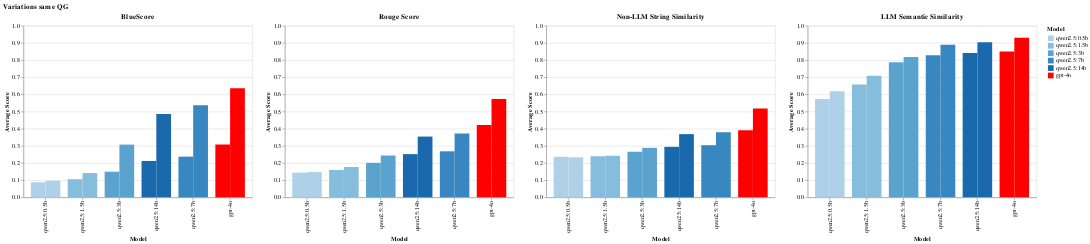
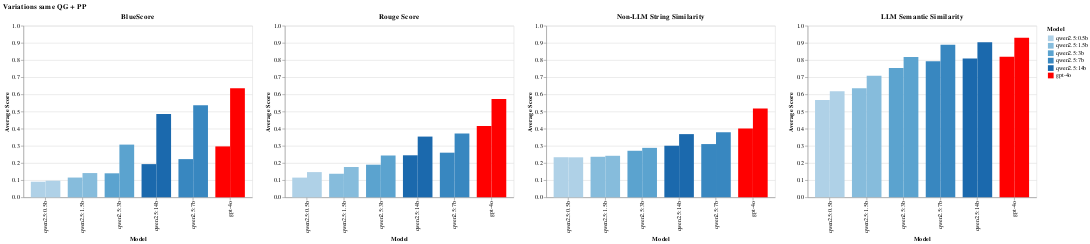
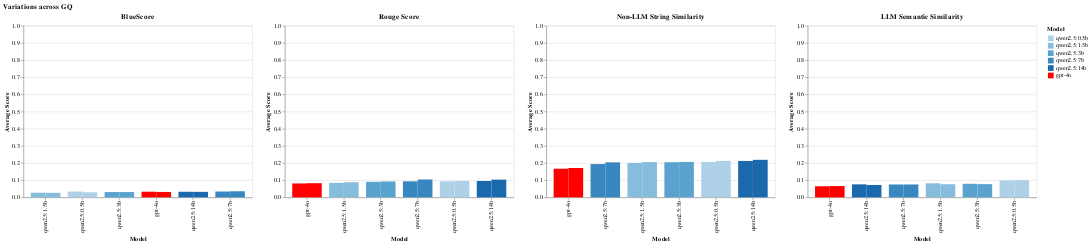
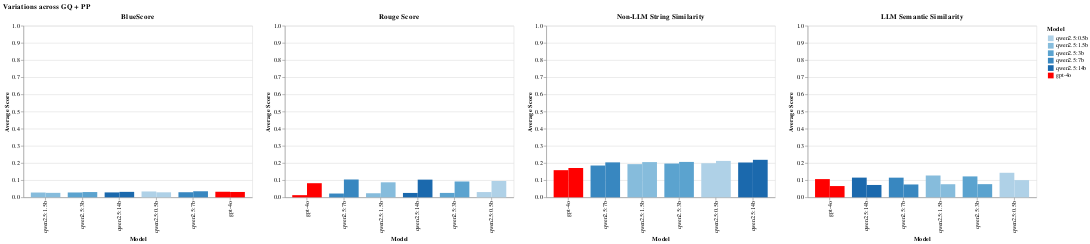

Notebook source saved alongside these figures, in order:
### Code cell
temp_list = [(False, False), (False, True), (True, False), (True, True)]
metric_order = ['BlueScore', 'Rouge Score', 'Non-LLM String Similarity', 'LLM Semantic Similarity']
all_average_scores = []
# Define color
# TODO: would be nice if this is automatic
color_scale = alt.Scale(
    domain=["qwen2.5:0.5b", "qwen2.5:1.5b", "qwen2.5:3b", "qwen2.5:7b", "qwen2.5:14b", "gpt-4o"],
    range=['#afd1e7', '#86bcdc', '#5ba3cf', '#3887c0', '#1b69ad', 'red']
)
color_condition = alt.Color('model:N', title='Model', scale=color_scale)

for transpose, pre_processing in temp_list:
    transposed_path = 'transpose_' if transpose else ''
    preprocessed_path = 'preprocessed_' if pre_processing else ''
    dup_path = f'../data/results/similarity_text-embedding-3-large_{transposed_path}{preprocessed_path}duplicates.json'
    var_path = f'../data/results/similarity_text-embedding-3-large_{transposed_path}{preprocessed_path}variants.json'

    with open(var_path, 'r', encoding='utf-8') as file:
        var_data = json.load(file)
    with open(dup_path, 'r', encoding='utf-8') as file:
        dup_data = json.load(file)
    var_df = pd.DataFrame(var_data)
    dup_df = pd.DataFrame(dup_data)

    # Add a column to identify the dataset
    var_df['dataset'] = 'Variants'
    dup_df['dataset'] = 'Duplicates'

    df = pd.concat([var_df, dup_df], ignore_index=True)

    # Title
    q_group = 'across GQ ' if transpose else 'same QG '
    pre_proc = '+ PP' if pre_processing else ''
    title = 'Variations ' + q_group + pre_proc

    # Chart
    chart = bar_chart(df, metric_order=metric_order, name=title, color_condition=color_condition, scale='shared')
    chart.display()

    # Calculate the average score for each model
    # average_scores = df.groupby('model')['avg_score'].mean().reset_index()
    # average_scores['experiment'] = title

    average_scores = df.groupby(['dataset', 'model'])['avg_score'].mean().reset_index()
    average_scores['experiment'] = title

    # all_average_scores.append(average_scores)
    all_average_scores.append(average_scores)

final_average_scores = pd.concat(all_average_scores, ignore_index=True)

### Figure 1 — Vega-Lite specification as saved in the notebook (floating-point values rounded to 4 significant figures)
{"config": {"view": {"continuousWidth": 300, "continuousHeight": 300}}, "hconcat": [{"data": {"name": "data-5d9417f7d46d95bad2b25ad1e07908a3"}, "mark": {"type": "bar"}, "encoding": {"color": {"field": "model", "scale": {"domain": ["qwen2.5:0.5b", "qwen2.5:1.5b", "qwen2.5:3b", "qwen2.5:7b", "qwen2.5:14b", "gpt-4o"], "range": ["#afd1e7", "#86bcdc", "#5ba3cf", "#3887c0", "#1b69ad", "red"]}, "title": "Model", "type": "nominal"}, "tooltip": [{"field": "model", "type": "nominal"}, {"field": "avg_score", "type": "quantitative"}], "x": {"field": "model", "sort": ["qwen2.5:0.5b", "qwen2.5:0.5b", "qwen2.5:1.5b", "qwen2.5:1.5b", "qwen2.5:3b", "qwen2.5:14b", "qwen2.5:7b", "qwen2.5:3b", "gpt-4o", "qwen2.5:14b", "qwen2.5:7b", "gpt-4o"], "title": "Model", "type": "nominal"}, "xOffset": {"field": "dataset", "type": "nominal"}, "y": {"field": "avg_score", "scale": {"domain": [0, 1]}, "title": "Average Score", "type": "quantitative"}}, "height": 300, "title": "BlueScore", "width": 400}, {"data": {"name": "data-33aa00d342cba15dba14f8c9e1c4ae63"}, "mark": {"type": "bar"}, "encoding": {"color": {"field": "model", "scale": {"domain": ["qwen2.5:0.5b", "qwen2.5:1.5b", "qwen2.5:3b", "qwen2.5:7b", "qwen2.5:14b", "gpt-4o"], "range": ["#afd1e7", "#86bcdc", "#5ba3cf", "#3887c0", "#1b69ad", "red"]}, "title": "Model", "type": "nominal"}, "tooltip": [{"field": "model", "type": "nominal"}, {"field": "avg_score", "type": "quantitative"}], "x": {"field": "model", "sort": ["qwen2.5:0.5b", "qwen2.5:0.5b", "qwen2.5:1.5b", "qwen2.5:1.5b", "qwen2.5:3b", "qwen2.5:3b", "qwen2.5:14b", "qwen2.5:7b", "qwen2.5:14b", "qwen2.5:7b", "gpt-4o", "gpt-4o"], "title": "Model", "type": "nominal"}, "xOffset": {"field": "dataset", "type": "nominal"}, "y": {"field": "avg_score", "scale": {"domain": [0, 1]}, "title": "Average Score", "type": "quantitative"}}, "height": 300, "title": "Rouge Score", "width": 400}, {"data": {"name": "data-f686fe99917669385f79875b0de75577"}, "mark": {"type": "bar"}, "encoding": {"color": {"field": "model", "scale": {"domain": ["qwen2.5:0.5b", "qwen2.5:1.5b", "qwen2.5:3b", "qwen2.5:7b", "qwen2.5:14b", "gpt-4o"], "range": ["#afd1e7", "#86bcdc", "#5ba3cf", "#3887c0", "#1b69ad", "red"]}, "title": "Model", "type": "nominal"}, "tooltip": [{"field": "model", "type": "nominal"}, {"field": "avg_score", "type": "quantitative"}], "x": {"field": "model", "sort": ["qwen2.5:0.5b", "qwen2.5:0.5b", "qwen2.5:1.5b", "qwen2.5:1.5b", "qwen2.5:3b", "qwen2.5:3b", "qwen2.5:14b", "qwen2.5:7b", "qwen2.5:14b", "qwen2.5:7b", "gpt-4o", "gpt-4o"], "title": "Model", "type": "nominal"}, "xOffset": {"field": "dataset", "type": "nominal"}, "y": {"field": "avg_score", "scale": {"domain": [0, 1]}, "title": "Average Score", "type": "quantitative"}}, "height": 300, "title": "Non-LLM String Similarity", "width": 400}, {"data": {"name": "data-0766724f53fa9ffbadaf4ef74dbc44d2"}, "mark": {"type": "bar"}, "encoding": {"color": {"field": "model", "scale": {"domain": ["qwen2.5:0.5b", "qwen2.5:1.5b", "qwen2.5:3b", "qwen2.5:7b", "qwen2.5:14b", "gpt-4o"], "range": ["#afd1e7", "#86bcdc", "#5ba3cf", "#3887c0", "#1b69ad", "red"]}, "title": "Model", "type": "nominal"}, "tooltip": [{"field": "model", "type": "nominal"}, {"field": "avg_score", "type": "quantitative"}], "x": {"field": "model", "sort": ["qwen2.5:0.5b", "qwen2.5:0.5b", "qwen2.5:1.5b", "qwen2.5:1.5b", "qwen2.5:3b", "qwen2.5:3b", "qwen2.5:7b", "qwen2.5:14b", "gpt-4o", "qwen2.5:7b", "qwen2.5:14b", "gpt-4o"], "title": "Model", "type": "nominal"}, "xOffset": {"field": "dataset", "type": "nominal"}, "y": {"field": "avg_score", "scale": {"domain": [0, 1]}, "title": "Average Score", "type": "quantitative"}}, "height": 300, "title": "LLM Semantic Similarity", "width": 400}], "resolve": {"scale": {"y": "shared"}}, "title": "Variations same QG ", "$schema": "https://vega.github.io/schema/vega-lite/v5.20.1.json", "datasets": {"data-5d9417f7d46d95bad2b25ad1e07908a3": [{"model": "qwen2.5:0.5b", "avg_score": 0.08778, "metric": "BlueScore", "dataset": "Variants"}, {"model": "qwen2.5:1.5b", "avg_score": 0.1057, "metric": "BlueScore", "dataset": "Variants"}, {"model": "qwen2.5:3b", "avg_score": 0.1493, "metric": "BlueScore", "dataset": "Variants"}, {"model": "qwen2.5:7b", "avg_score": 0.2372, "metric": "BlueScore", "dataset": "Variants"}, {"model": "qwen2.5:14b", "avg_score": 0.212, "metric": "BlueScore", "dataset": "Variants"}, {"model": "gpt-4o", "avg_score": 0.3079, "metric": "BlueScore", "dataset": "Variants"}, {"model": "qwen2.5:0.5b", "avg_score": 0.09691, "metric": "BlueScore", "dataset": "Duplicates"}, {"model": "qwen2.5:1.5b", "avg_score": 0.1414, "metric": "BlueScore", "dataset": "Duplicates"}, {"model": "qwen2.5:3b", "avg_score": 0.3073, "metric": "BlueScore", "dataset": "Duplicates"}, {"model": "qwen2.5:7b", "avg_score": 0.5361, "metric": "BlueScore", "dataset": "Duplicates"}, {"model": "qwen2.5:14b", "avg_score": 0.4855, "metric": "BlueScore", "dataset": "Duplicates"}, {"model": "gpt-4o", "avg_score": 0.6359, "metric": "BlueScore", "dataset": "Duplicates"}], "data-33aa00d342cba15dba14f8c9e1c4ae63": [{"model": "qwen2.5:0.5b", "avg_score": 0.144, "metric": "Rouge Score", "dataset": "Variants"}, {"model": "qwen2.5:1.5b", "avg_score": 0.1599, "metric": "Rouge Score", "dataset": "Variants"}, {"model": "qwen2.5:3b", "avg_score": 0.2011, "metric": "Rouge Score", "dataset": "Variants"}, {"model": "qwen2.5:7b", "avg_score": 0.2683, "metric": "Rouge Score", "dataset": "Variants"}, {"model": "qwen2.5:14b", "avg_score": 0.2519, "metric": "Rouge Score", "dataset": "Variants"}, {"model": "gpt-4o", "avg_score": 0.4214, "metric": "Rouge Score", "dataset": "Variants"}, {"model": "qwen2.5:0.5b", "avg_score": 0.1471, "metric": "Rouge Score", "dataset": "Duplicates"}, {"model": "qwen2.5:1.5b", "avg_score": 0.1768, "metric": "Rouge Score", "dataset": "Duplicates"}, {"model": "qwen2.5:3b", "avg_score": 0.2438, "metric": "Rouge Score", "dataset": "Duplicates"}, {"model": "qwen2.5:7b", "avg_score": 0.3726, "metric": "Rouge Score", "dataset": "Duplicates"}, {"model": "qwen2.5:14b", "avg_score": 0.3541, "metric": "Rouge Score", "dataset": "Duplicates"}, {"model": "gpt-4o", "avg_score": 0.5733, "metric": "Rouge Score", "dataset": "Duplicates"}], "data-f686fe99917669385f79875b0de75577": [{"model": "qwen2.5:0.5b", "avg_score": 0.2365, "metric": "Non-LLM String Similarity", "dataset": "Variants"}, {"model": "qwen2.5:1.5b", "avg_score": 0.2395, "metric": "Non-LLM String Similarity", "dataset": "Variants"}, {"model": "qwen2.5:3b", "avg_score": 0.2658, "metric": "Non-LLM String Similarity", "dataset": "Variants"}, {"model": "qwen2.5:7b", "avg_score": 0.3038, "metric": "Non-LLM String Similarity", "dataset": "Variants"}, {"model": "qwen2.5:14b", "avg_score": 0.2942, "metric": "Non-LLM String Similarity", "dataset": "Variants"}, {"model": "gpt-4o", "avg_score": 0.3916, "metric": "Non-LLM String Similarity", "dataset": "Variants"}, {"model": "qwen2.5:0.5b", "avg_score": 0.2332, "metric": "Non-LLM String Similarity", "dataset": "Duplicates"}, {"model": "qwen2.5:1.5b", "avg_score": 0.2422, "metric": "Non-LLM String Similarity", "dataset": "Duplicates"}, {"model": "qwen2.5:3b", "avg_score": 0.2883, "metric": "Non-LLM String Similarity", "dataset": "Duplicates"}, {"model": "qwen2.5:7b", "avg_score": 0.3792, "metric": "Non-LLM String Similarity", "dataset": "Duplicates"}, {"model": "qwen2.5:14b", "avg_score": 0.3684, "metric": "Non-LLM String Similarity", "dataset": "Duplicates"}, {"model": "gpt-4o", "avg_score": 0.5178, "metric": "Non-LLM String Similarity", "dataset": "Duplicates"}], "data-0766724f53fa9ffbadaf4ef74dbc44d2": [{"model": "qwen2.5:0.5b", "avg_score": 0.573, "metric": "LLM Semantic Similarity", "dataset": "Variants"}, {"model": "qwen2.5:1.5b", "avg_score": 0.6576, "metric": "LLM Semantic Similarity", "dataset": "Variants"}, {"model": "qwen2.5:3b", "avg_score": 0.7874, "metric": "LLM Semantic Similarity", "dataset": "Variants"}, {"model": "qwen2.5:7b", "avg_score": 0.8282, "metric": "LLM Semantic Similarity", "dataset": "Variants"}, {"model": "qwen2.5:14b", "avg_score": 0.8409, "metric": "LLM Semantic Similarity", "dataset": "Variants"}, {"model": "gpt-4o", "avg_score": 0.8503, "metric": "LLM Semantic Similarity", "dataset": "Variants"}, {"model": "qwen2.5:0.5b", "avg_score": 0.6187, "metric": "LLM Semantic Similarity", "dataset": "Duplicates"}, {"model": "qwen2.5:1.5b", "avg_score": 0.7083, "metric": "LLM Semantic Similarity", "dataset": "Duplicates"}, {"model": "qwen2.5:3b", "avg_score": 0.818, "metric": "LLM Semantic Similarity", "dataset": "Duplicates"}, {"model": "qwen2.5:7b", "avg_score": 0.8894, "metric": "LLM Semantic Similarity", "dataset": "Duplicates"}, {"model": "qwen2.5:14b", "avg_score": 0.9034, "metric": "LLM Semantic Similarity", "dataset": "Duplicates"}, {"model": "gpt-4o", "avg_score": 0.9298, "metric": "LLM Semantic Similarity", "dataset": "Duplicates"}]}}

### Figure 2 — Vega-Lite specification as saved in the notebook (floating-point values rounded to 4 significant figures)
{"config": {"view": {"continuousWidth": 300, "continuousHeight": 300}}, "hconcat": [{"data": {"name": "data-9597e16c19b087be63778adb6dc98a93"}, "mark": {"type": "bar"}, "encoding": {"color": {"field": "model", "scale": {"domain": ["qwen2.5:0.5b", "qwen2.5:1.5b", "qwen2.5:3b", "qwen2.5:7b", "qwen2.5:14b", "gpt-4o"], "range": ["#afd1e7", "#86bcdc", "#5ba3cf", "#3887c0", "#1b69ad", "red"]}, "title": "Model", "type": "nominal"}, "tooltip": [{"field": "model", "type": "nominal"}, {"field": "avg_score", "type": "quantitative"}], "x": {"field": "model", "sort": ["qwen2.5:0.5b", "qwen2.5:0.5b", "qwen2.5:1.5b", "qwen2.5:3b", "qwen2.5:1.5b", "qwen2.5:14b", "qwen2.5:7b", "gpt-4o", "qwen2.5:3b", "qwen2.5:14b", "qwen2.5:7b", "gpt-4o"], "title": "Model", "type": "nominal"}, "xOffset": {"field": "dataset", "type": "nominal"}, "y": {"field": "avg_score", "scale": {"domain": [0, 1]}, "title": "Average Score", "type": "quantitative"}}, "height": 300, "title": "BlueScore", "width": 400}, {"data": {"name": "data-522e1a456b8f3e0d1c32c73ef37c572a"}, "mark": {"type": "bar"}, "encoding": {"color": {"field": "model", "scale": {"domain": ["qwen2.5:0.5b", "qwen2.5:1.5b", "qwen2.5:3b", "qwen2.5:7b", "qwen2.5:14b", "gpt-4o"], "range": ["#afd1e7", "#86bcdc", "#5ba3cf", "#3887c0", "#1b69ad", "red"]}, "title": "Model", "type": "nominal"}, "tooltip": [{"field": "model", "type": "nominal"}, {"field": "avg_score", "type": "quantitative"}], "x": {"field": "model", "sort": ["qwen2.5:0.5b", "qwen2.5:1.5b", "qwen2.5:0.5b", "qwen2.5:1.5b", "qwen2.5:3b", "qwen2.5:3b", "qwen2.5:14b", "qwen2.5:7b", "qwen2.5:14b", "qwen2.5:7b", "gpt-4o", "gpt-4o"], "title": "Model", "type": "nominal"}, "xOffset": {"field": "dataset", "type": "nominal"}, "y": {"field": "avg_score", "scale": {"domain": [0, 1]}, "title": "Average Score", "type": "quantitative"}}, "height": 300, "title": "Rouge Score", "width": 400}, {"data": {"name": "data-da71efc943aa98a6252b80217196043a"}, "mark": {"type": "bar"}, "encoding": {"color": {"field": "model", "scale": {"domain": ["qwen2.5:0.5b", "qwen2.5:1.5b", "qwen2.5:3b", "qwen2.5:7b", "qwen2.5:14b", "gpt-4o"], "range": ["#afd1e7", "#86bcdc", "#5ba3cf", "#3887c0", "#1b69ad", "red"]}, "title": "Model", "type": "nominal"}, "tooltip": [{"field": "model", "type": "nominal"}, {"field": "avg_score", "type": "quantitative"}], "x": {"field": "model", "sort": ["qwen2.5:0.5b", "qwen2.5:0.5b", "qwen2.5:1.5b", "qwen2.5:1.5b", "qwen2.5:3b", "qwen2.5:3b", "qwen2.5:14b", "qwen2.5:7b", "qwen2.5:14b", "qwen2.5:7b", "gpt-4o", "gpt-4o"], "title": "Model", "type": "nominal"}, "xOffset": {"field": "dataset", "type": "nominal"}, "y": {"field": "avg_score", "scale": {"domain": [0, 1]}, "title": "Average Score", "type": "quantitative"}}, "height": 300, "title": "Non-LLM String Similarity", "width": 400}, {"data": {"name": "data-962d5311082d9dda8f17bbef8efcf4d5"}, "mark": {"type": "bar"}, "encoding": {"color": {"field": "model", "scale": {"domain": ["qwen2.5:0.5b", "qwen2.5:1.5b", "qwen2.5:3b", "qwen2.5:7b", "qwen2.5:14b", "gpt-4o"], "range": ["#afd1e7", "#86bcdc", "#5ba3cf", "#3887c0", "#1b69ad", "red"]}, "title": "Model", "type": "nominal"}, "tooltip": [{"field": "model", "type": "nominal"}, {"field": "avg_score", "type": "quantitative"}], "x": {"field": "model", "sort": ["qwen2.5:0.5b", "qwen2.5:0.5b", "qwen2.5:1.5b", "qwen2.5:1.5b", "qwen2.5:3b", "qwen2.5:7b", "qwen2.5:14b", "qwen2.5:3b", "gpt-4o", "qwen2.5:7b", "qwen2.5:14b", "gpt-4o"], "title": "Model", "type": "nominal"}, "xOffset": {"field": "dataset", "type": "nominal"}, "y": {"field": "avg_score", "scale": {"domain": [0, 1]}, "title": "Average Score", "type": "quantitative"}}, "height": 300, "title": "LLM Semantic Similarity", "width": 400}], "resolve": {"scale": {"y": "shared"}}, "title": "Variations same QG + PP", "$schema": "https://vega.github.io/schema/vega-lite/v5.20.1.json", "datasets": {"data-9597e16c19b087be63778adb6dc98a93": [{"model": "qwen2.5:0.5b", "avg_score": 0.091, "metric": "BlueScore", "dataset": "Variants"}, {"model": "qwen2.5:1.5b", "avg_score": 0.1153, "metric": "BlueScore", "dataset": "Variants"}, {"model": "qwen2.5:3b", "avg_score": 0.1401, "metric": "BlueScore", "dataset": "Variants"}, {"model": "qwen2.5:7b", "avg_score": 0.2227, "metric": "BlueScore", "dataset": "Variants"}, {"model": "qwen2.5:14b", "avg_score": 0.1936, "metric": "BlueScore", "dataset": "Variants"}, {"model": "gpt-4o", "avg_score": 0.2968, "metric": "BlueScore", "dataset": "Variants"}, {"model": "qwen2.5:0.5b", "avg_score": 0.09691, "metric": "BlueScore", "dataset": "Duplicates"}, {"model": "qwen2.5:1.5b", "avg_score": 0.1414, "metric": "BlueScore", "dataset": "Duplicates"}, {"model": "qwen2.5:3b", "avg_score": 0.3073, "metric": "BlueScore", "dataset": "Duplicates"}, {"model": "qwen2.5:7b", "avg_score": 0.5361, "metric": "BlueScore", "dataset": "Duplicates"}, {"model": "qwen2.5:14b", "avg_score": 0.4855, "metric": "BlueScore", "dataset": "Duplicates"}, {"model": "gpt-4o", "avg_score": 0.6359, "metric": "BlueScore", "dataset": "Duplicates"}], "data-522e1a456b8f3e0d1c32c73ef37c572a": [{"model": "qwen2.5:0.5b", "avg_score": 0.115, "metric": "Rouge Score", "dataset": "Variants"}, {"model": "qwen2.5:1.5b", "avg_score": 0.1374, "metric": "Rouge Score", "dataset": "Variants"}, {"model": "qwen2.5:3b", "avg_score": 0.1903, "metric": "Rouge Score", "dataset": "Variants"}, {"model": "qwen2.5:7b", "avg_score": 0.2603, "metric": "Rouge Score", "dataset": "Variants"}, {"model": "qwen2.5:14b", "avg_score": 0.245, "metric": "Rouge Score", "dataset": "Variants"}, {"model": "gpt-4o", "avg_score": 0.4163, "metric": "Rouge Score", "dataset": "Variants"}, {"model": "qwen2.5:0.5b", "avg_score": 0.1471, "metric": "Rouge Score", "dataset": "Duplicates"}, {"model": "qwen2.5:1.5b", "avg_score": 0.1768, "metric": "Rouge Score", "dataset": "Duplicates"}, {"model": "qwen2.5:3b", "avg_score": 0.2438, "metric": "Rouge Score", "dataset": "Duplicates"}, {"model": "qwen2.5:7b", "avg_score": 0.3726, "metric": "Rouge Score", "dataset": "Duplicates"}, {"model": "qwen2.5:14b", "avg_score": 0.3541, "metric": "Rouge Score", "dataset": "Duplicates"}, {"model": "gpt-4o", "avg_score": 0.5733, "metric": "Rouge Score", "dataset": "Duplicates"}], "data-da71efc943aa98a6252b80217196043a": [{"model": "qwen2.5:0.5b", "avg_score": 0.2338, "metric": "Non-LLM String Similarity", "dataset": "Variants"}, {"model": "qwen2.5:1.5b", "avg_score": 0.2364, "metric": "Non-LLM String Similarity", "dataset": "Variants"}, {"model": "qwen2.5:3b", "avg_score": 0.2714, "metric": "Non-LLM String Similarity", "dataset": "Variants"}, {"model": "qwen2.5:7b", "avg_score": 0.3105, "metric": "Non-LLM String Similarity", "dataset": "Variants"}, {"model": "qwen2.5:14b", "avg_score": 0.3008, "metric": "Non-LLM String Similarity", "dataset": "Variants"}, {"model": "gpt-4o", "avg_score": 0.4005, "metric": "Non-LLM String Similarity", "dataset": "Variants"}, {"model": "qwen2.5:0.5b", "avg_score": 0.2332, "metric": "Non-LLM String Similarity", "dataset": "Duplicates"}, {"model": "qwen2.5:1.5b", "avg_score": 0.2422, "metric": "Non-LLM String Similarity", "dataset": "Duplicates"}, {"model": "qwen2.5:3b", "avg_score": 0.2883, "metric": "Non-LLM String Similarity", "dataset": "Duplicates"}, {"model": "qwen2.5:7b", "avg_score": 0.3792, "metric": "Non-LLM String Similarity", "dataset": "Duplicates"}, {"model": "qwen2.5:14b", "avg_score": 0.3684, "metric": "Non-LLM String Similarity", "dataset": "Duplicates"}, {"model": "gpt-4o", "avg_score": 0.5178, "metric": "Non-LLM String Similarity", "dataset": "Duplicates"}], "data-962d5311082d9dda8f17bbef8efcf4d5": [{"model": "qwen2.5:0.5b", "avg_score": 0.5668, "metric": "LLM Semantic Similarity", "dataset": "Variants"}, {"model": "qwen2.5:1.5b", "avg_score": 0.6354, "metric": "LLM Semantic Similarity", "dataset": "Variants"}, {"model": "qwen2.5:3b", "avg_score": 0.7538, "metric": "LLM Semantic Similarity", "dataset": "Variants"}, {"model": "qwen2.5:7b", "avg_score": 0.7933, "metric": "LLM Semantic Similarity", "dataset": "Variants"}, {"model": "qwen2.5:14b", "avg_score": 0.8086, "metric": "LLM Semantic Similarity", "dataset": "Variants"}, {"model": "gpt-4o", "avg_score": 0.8199, "metric": "LLM Semantic Similarity", "dataset": "Variants"}, {"model": "qwen2.5:0.5b", "avg_score": 0.6187, "metric": "LLM Semantic Similarity", "dataset": "Duplicates"}, {"model": "qwen2.5:1.5b", "avg_score": 0.7083, "metric": "LLM Semantic Similarity", "dataset": "Duplicates"}, {"model": "qwen2.5:3b", "avg_score": 0.818, "metric": "LLM Semantic Similarity", "dataset": "Duplicates"}, {"model": "qwen2.5:7b", "avg_score": 0.8894, "metric": "LLM Semantic Similarity", "dataset": "Duplicates"}, {"model": "qwen2.5:14b", "avg_score": 0.9034, "metric": "LLM Semantic Similarity", "dataset": "Duplicates"}, {"model": "gpt-4o", "avg_score": 0.9298, "metric": "LLM Semantic Similarity", "dataset": "Duplicates"}]}}

### Figure 3 — Vega-Lite specification as saved in the notebook (floating-point values rounded to 4 significant figures)
{"config": {"view": {"continuousWidth": 300, "continuousHeight": 300}}, "hconcat": [{"data": {"name": "data-2853336960da03a6a0c659b615d57079"}, "mark": {"type": "bar"}, "encoding": {"color": {"field": "model", "scale": {"domain": ["qwen2.5:0.5b", "qwen2.5:1.5b", "qwen2.5:3b", "qwen2.5:7b", "qwen2.5:14b", "gpt-4o"], "range": ["#afd1e7", "#86bcdc", "#5ba3cf", "#3887c0", "#1b69ad", "red"]}, "title": "Model", "type": "nominal"}, "tooltip": [{"field": "model", "type": "nominal"}, {"field": "avg_score", "type": "quantitative"}], "x": {"field": "model", "sort": ["qwen2.5:1.5b", "qwen2.5:1.5b", "qwen2.5:0.5b", "qwen2.5:3b", "qwen2.5:3b", "gpt-4o", "qwen2.5:14b", "qwen2.5:14b", "gpt-4o", "qwen2.5:0.5b", "qwen2.5:7b", "qwen2.5:7b"], "title": "Model", "type": "nominal"}, "xOffset": {"field": "dataset", "type": "nominal"}, "y": {"field": "avg_score", "scale": {"domain": [0, 1]}, "title": "Average Score", "type": "quantitative"}}, "height": 300, "title": "BlueScore", "width": 400}, {"data": {"name": "data-c344a1c70c3b25d6e418b96fb6efa092"}, "mark": {"type": "bar"}, "encoding": {"color": {"field": "model", "scale": {"domain": ["qwen2.5:0.5b", "qwen2.5:1.5b", "qwen2.5:3b", "qwen2.5:7b", "qwen2.5:14b", "gpt-4o"], "range": ["#afd1e7", "#86bcdc", "#5ba3cf", "#3887c0", "#1b69ad", "red"]}, "title": "Model", "type": "nominal"}, "tooltip": [{"field": "model", "type": "nominal"}, {"field": "avg_score", "type": "quantitative"}], "x": {"field": "model", "sort": ["gpt-4o", "gpt-4o", "qwen2.5:1.5b", "qwen2.5:1.5b", "qwen2.5:3b", "qwen2.5:3b", "qwen2.5:7b", "qwen2.5:0.5b", "qwen2.5:0.5b", "qwen2.5:14b", "qwen2.5:14b", "qwen2.5:7b"], "title": "Model", "type": "nominal"}, "xOffset": {"field": "dataset", "type": "nominal"}, "y": {"field": "avg_score", "scale": {"domain": [0, 1]}, "title": "Average Score", "type": "quantitative"}}, "height": 300, "title": "Rouge Score", "width": 400}, {"data": {"name": "data-45de79cc3e9f8fa652ac3f672eb46148"}, "mark": {"type": "bar"}, "encoding": {"color": {"field": "model", "scale": {"domain": ["qwen2.5:0.5b", "qwen2.5:1.5b", "qwen2.5:3b", "qwen2.5:7b", "qwen2.5:14b", "gpt-4o"], "range": ["#afd1e7", "#86bcdc", "#5ba3cf", "#3887c0", "#1b69ad", "red"]}, "title": "Model", "type": "nominal"}, "tooltip": [{"field": "model", "type": "nominal"}, {"field": "avg_score", "type": "quantitative"}], "x": {"field": "model", "sort": ["gpt-4o", "gpt-4o", "qwen2.5:7b", "qwen2.5:1.5b", "qwen2.5:7b", "qwen2.5:3b", "qwen2.5:1.5b", "qwen2.5:0.5b", "qwen2.5:3b", "qwen2.5:14b", "qwen2.5:0.5b", "qwen2.5:14b"], "title": "Model", "type": "nominal"}, "xOffset": {"field": "dataset", "type": "nominal"}, "y": {"field": "avg_score", "scale": {"domain": [0, 1]}, "title": "Average Score", "type": "quantitative"}}, "height": 300, "title": "Non-LLM String Similarity", "width": 400}, {"data": {"name": "data-c81c9356926719962de8b1c8fe061e4e"}, "mark": {"type": "bar"}, "encoding": {"color": {"field": "model", "scale": {"domain": ["qwen2.5:0.5b", "qwen2.5:1.5b", "qwen2.5:3b", "qwen2.5:7b", "qwen2.5:14b", "gpt-4o"], "range": ["#afd1e7", "#86bcdc", "#5ba3cf", "#3887c0", "#1b69ad", "red"]}, "title": "Model", "type": "nominal"}, "tooltip": [{"field": "model", "type": "nominal"}, {"field": "avg_score", "type": "quantitative"}], "x": {"field": "model", "sort": ["gpt-4o", "gpt-4o", "qwen2.5:14b", "qwen2.5:7b", "qwen2.5:7b", "qwen2.5:14b", "qwen2.5:1.5b", "qwen2.5:3b", "qwen2.5:3b", "qwen2.5:1.5b", "qwen2.5:0.5b", "qwen2.5:0.5b"], "title": "Model", "type": "nominal"}, "xOffset": {"field": "dataset", "type": "nominal"}, "y": {"field": "avg_score", "scale": {"domain": [0, 1]}, "title": "Average Score", "type": "quantitative"}}, "height": 300, "title": "LLM Semantic Similarity", "width": 400}], "resolve": {"scale": {"y": "shared"}}, "title": "Variations across GQ ", "$schema": "https://vega.github.io/schema/vega-lite/v5.20.1.json", "datasets": {"data-2853336960da03a6a0c659b615d57079": [{"model": "qwen2.5:0.5b", "avg_score": 0.03377, "metric": "BlueScore", "dataset": "Variants"}, {"model": "qwen2.5:1.5b", "avg_score": 0.02692, "metric": "BlueScore", "dataset": "Variants"}, {"model": "qwen2.5:3b", "avg_score": 0.03071, "metric": "BlueScore", "dataset": "Variants"}, {"model": "qwen2.5:7b", "avg_score": 0.03385, "metric": "BlueScore", "dataset": "Variants"}, {"model": "qwen2.5:14b", "avg_score": 0.03248, "metric": "BlueScore", "dataset": "Variants"}, {"model": "gpt-4o", "avg_score": 0.03279, "metric": "BlueScore", "dataset": "Variants"}, {"model": "qwen2.5:0.5b", "avg_score": 0.02928, "metric": "BlueScore", "dataset": "Duplicates"}, {"model": "qwen2.5:1.5b", "avg_score": 0.0262, "metric": "BlueScore", "dataset": "Duplicates"}, {"model": "qwen2.5:3b", "avg_score": 0.03079, "metric": "BlueScore", "dataset": "Duplicates"}, {"model": "qwen2.5:7b", "avg_score": 0.03537, "metric": "BlueScore", "dataset": "Duplicates"}, {"model": "qwen2.5:14b", "avg_score": 0.0319, "metric": "BlueScore", "dataset": "Duplicates"}, {"model": "gpt-4o", "avg_score": 0.03136, "metric": "BlueScore", "dataset": "Duplicates"}], "data-c344a1c70c3b25d6e418b96fb6efa092": [{"model": "qwen2.5:0.5b", "avg_score": 0.09342, "metric": "Rouge Score", "dataset": "Variants"}, {"model": "qwen2.5:1.5b", "avg_score": 0.08429, "metric": "Rouge Score", "dataset": "Variants"}, {"model": "qwen2.5:3b", "avg_score": 0.0905, "metric": "Rouge Score", "dataset": "Variants"}, {"model": "qwen2.5:7b", "avg_score": 0.09342, "metric": "Rouge Score", "dataset": "Variants"}, {"model": "qwen2.5:14b", "avg_score": 0.09527, "metric": "Rouge Score", "dataset": "Variants"}, {"model": "gpt-4o", "avg_score": 0.08102, "metric": "Rouge Score", "dataset": "Variants"}, {"model": "qwen2.5:0.5b", "avg_score": 0.09507, "metric": "Rouge Score", "dataset": "Duplicates"}, {"model": "qwen2.5:1.5b", "avg_score": 0.0876, "metric": "Rouge Score", "dataset": "Duplicates"}, {"model": "qwen2.5:3b", "avg_score": 0.09244, "metric": "Rouge Score", "dataset": "Duplicates"}, {"model": "qwen2.5:7b", "avg_score": 0.104, "metric": "Rouge Score", "dataset": "Duplicates"}, {"model": "qwen2.5:14b", "avg_score": 0.1032, "metric": "Rouge Score", "dataset": "Duplicates"}, {"model": "gpt-4o", "avg_score": 0.08241, "metric": "Rouge Score", "dataset": "Duplicates"}], "data-45de79cc3e9f8fa652ac3f672eb46148": [{"model": "qwen2.5:0.5b", "avg_score": 0.2063, "metric": "Non-LLM String Similarity", "dataset": "Variants"}, {"model": "qwen2.5:1.5b", "avg_score": 0.2003, "metric": "Non-LLM String Similarity", "dataset": "Variants"}, {"model": "qwen2.5:3b", "avg_score": 0.2047, "metric": "Non-LLM String Similarity", "dataset": "Variants"}, {"model": "qwen2.5:7b", "avg_score": 0.1939, "metric": "Non-LLM String Similarity", "dataset": "Variants"}, {"model": "qwen2.5:14b", "avg_score": 0.2121, "metric": "Non-LLM String Similarity", "dataset": "Variants"}, {"model": "gpt-4o", "avg_score": 0.167, "metric": "Non-LLM String Similarity", "dataset": "Variants"}, {"model": "qwen2.5:0.5b", "avg_score": 0.2123, "metric": "Non-LLM String Similarity", "dataset": "Duplicates"}, {"model": "qwen2.5:1.5b", "avg_score": 0.2054, "metric": "Non-LLM String Similarity", "dataset": "Duplicates"}, {"model": "qwen2.5:3b", "avg_score": 0.2064, "metric": "Non-LLM String Similarity", "dataset": "Duplicates"}, {"model": "qwen2.5:7b", "avg_score": 0.2038, "metric": "Non-LLM String Similarity", "dataset": "Duplicates"}, {"model": "qwen2.5:14b", "avg_score": 0.2187, "metric": "Non-LLM String Similarity", "dataset": "Duplicates"}, {"model": "gpt-4o", "avg_score": 0.1711, "metric": "Non-LLM String Similarity", "dataset": "Duplicates"}], "data-c81c9356926719962de8b1c8fe061e4e": [{"model": "qwen2.5:0.5b", "avg_score": 0.09911, "metric": "LLM Semantic Similarity", "dataset": "Variants"}, {"model": "qwen2.5:1.5b", "avg_score": 0.0817, "metric": "LLM Semantic Similarity", "dataset": "Variants"}, {"model": "qwen2.5:3b", "avg_score": 0.07897, "metric": "LLM Semantic Similarity", "dataset": "Variants"}, {"model": "qwen2.5:7b", "avg_score": 0.07489, "metric": "LLM Semantic Similarity", "dataset": "Variants"}, {"model": "qwen2.5:14b", "avg_score": 0.0757, "metric": "LLM Semantic Similarity", "dataset": "Variants"}, {"model": "gpt-4o", "avg_score": 0.06446, "metric": "LLM Semantic Similarity", "dataset": "Variants"}, {"model": "qwen2.5:0.5b", "avg_score": 0.1004, "metric": "LLM Semantic Similarity", "dataset": "Duplicates"}, {"model": "qwen2.5:1.5b", "avg_score": 0.07645, "metric": "LLM Semantic Similarity", "dataset": "Duplicates"}, {"model": "qwen2.5:3b", "avg_score": 0.07683, "metric": "LLM Semantic Similarity", "dataset": "Duplicates"}, {"model": "qwen2.5:7b", "avg_score": 0.07504, "metric": "LLM Semantic Similarity", "dataset": "Duplicates"}, {"model": "qwen2.5:14b", "avg_score": 0.07213, "metric": "LLM Semantic Similarity", "dataset": "Duplicates"}, {"model": "gpt-4o", "avg_score": 0.06576, "metric": "LLM Semantic Similarity", "dataset": "Duplicates"}]}}

### Figure 4 — Vega-Lite specification as saved in the notebook (floating-point values rounded to 4 significant figures)
{"config": {"view": {"continuousWidth": 300, "continuousHeight": 300}}, "hconcat": [{"data": {"name": "data-967e0253a2ef7cafbd258456a8685efe"}, "mark": {"type": "bar"}, "encoding": {"color": {"field": "model", "scale": {"domain": ["qwen2.5:0.5b", "qwen2.5:1.5b", "qwen2.5:3b", "qwen2.5:7b", "qwen2.5:14b", "gpt-4o"], "range": ["#afd1e7", "#86bcdc", "#5ba3cf", "#3887c0", "#1b69ad", "red"]}, "title": "Model", "type": "nominal"}, "tooltip": [{"field": "model", "type": "nominal"}, {"field": "avg_score", "type": "quantitative"}], "x": {"field": "model", "sort": ["qwen2.5:1.5b", "qwen2.5:1.5b", "qwen2.5:3b", "qwen2.5:14b", "qwen2.5:0.5b", "qwen2.5:7b", "qwen2.5:3b", "gpt-4o", "qwen2.5:14b", "gpt-4o", "qwen2.5:0.5b", "qwen2.5:7b"], "title": "Model", "type": "nominal"}, "xOffset": {"field": "dataset", "type": "nominal"}, "y": {"field": "avg_score", "scale": {"domain": [0, 1]}, "title": "Average Score", "type": "quantitative"}}, "height": 300, "title": "BlueScore", "width": 400}, {"data": {"name": "data-6d29977e74dbd61603d254de51d4d50a"}, "mark": {"type": "bar"}, "encoding": {"color": {"field": "model", "scale": {"domain": ["qwen2.5:0.5b", "qwen2.5:1.5b", "qwen2.5:3b", "qwen2.5:7b", "qwen2.5:14b", "gpt-4o"], "range": ["#afd1e7", "#86bcdc", "#5ba3cf", "#3887c0", "#1b69ad", "red"]}, "title": "Model", "type": "nominal"}, "tooltip": [{"field": "model", "type": "nominal"}, {"field": "avg_score", "type": "quantitative"}], "x": {"field": "model", "sort": ["gpt-4o", "qwen2.5:7b", "qwen2.5:1.5b", "qwen2.5:14b", "qwen2.5:3b", "qwen2.5:0.5b", "gpt-4o", "qwen2.5:1.5b", "qwen2.5:3b", "qwen2.5:0.5b", "qwen2.5:14b", "qwen2.5:7b"], "title": "Model", "type": "nominal"}, "xOffset": {"field": "dataset", "type": "nominal"}, "y": {"field": "avg_score", "scale": {"domain": [0, 1]}, "title": "Average Score", "type": "quantitative"}}, "height": 300, "title": "Rouge Score", "width": 400}, {"data": {"name": "data-0806e4666d1a6b049f8d1972aa62206e"}, "mark": {"type": "bar"}, "encoding": {"color": {"field": "model", "scale": {"domain": ["qwen2.5:0.5b", "qwen2.5:1.5b", "qwen2.5:3b", "qwen2.5:7b", "qwen2.5:14b", "gpt-4o"], "range": ["#afd1e7", "#86bcdc", "#5ba3cf", "#3887c0", "#1b69ad", "red"]}, "title": "Model", "type": "nominal"}, "tooltip": [{"field": "model", "type": "nominal"}, {"field": "avg_score", "type": "quantitative"}], "x": {"field": "model", "sort": ["gpt-4o", "gpt-4o", "qwen2.5:7b", "qwen2.5:1.5b", "qwen2.5:3b", "qwen2.5:0.5b", "qwen2.5:14b", "qwen2.5:7b", "qwen2.5:1.5b", "qwen2.5:3b", "qwen2.5:0.5b", "qwen2.5:14b"], "title": "Model", "type": "nominal"}, "xOffset": {"field": "dataset", "type": "nominal"}, "y": {"field": "avg_score", "scale": {"domain": [0, 1]}, "title": "Average Score", "type": "quantitative"}}, "height": 300, "title": "Non-LLM String Similarity", "width": 400}, {"data": {"name": "data-6f1ece33244101283eeb008a230ffcab"}, "mark": {"type": "bar"}, "encoding": {"color": {"field": "model", "scale": {"domain": ["qwen2.5:0.5b", "qwen2.5:1.5b", "qwen2.5:3b", "qwen2.5:7b", "qwen2.5:14b", "gpt-4o"], "range": ["#afd1e7", "#86bcdc", "#5ba3cf", "#3887c0", "#1b69ad", "red"]}, "title": "Model", "type": "nominal"}, "tooltip": [{"field": "model", "type": "nominal"}, {"field": "avg_score", "type": "quantitative"}], "x": {"field": "model", "sort": ["gpt-4o", "qwen2.5:14b", "qwen2.5:7b", "qwen2.5:1.5b", "qwen2.5:3b", "qwen2.5:0.5b", "gpt-4o", "qwen2.5:7b", "qwen2.5:14b", "qwen2.5:3b", "qwen2.5:1.5b", "qwen2.5:0.5b"], "title": "Model", "type": "nominal"}, "xOffset": {"field": "dataset", "type": "nominal"}, "y": {"field": "avg_score", "scale": {"domain": [0, 1]}, "title": "Average Score", "type": "quantitative"}}, "height": 300, "title": "LLM Semantic Similarity", "width": 400}], "resolve": {"scale": {"y": "shared"}}, "title": "Variations across GQ + PP", "$schema": "https://vega.github.io/schema/vega-lite/v5.20.1.json", "datasets": {"data-967e0253a2ef7cafbd258456a8685efe": [{"model": "qwen2.5:0.5b", "avg_score": 0.03426, "metric": "BlueScore", "dataset": "Variants"}, {"model": "qwen2.5:1.5b", "avg_score": 0.02804, "metric": "BlueScore", "dataset": "Variants"}, {"model": "qwen2.5:3b", "avg_score": 0.02839, "metric": "BlueScore", "dataset": "Variants"}, {"model": "qwen2.5:7b", "avg_score": 0.02979, "metric": "BlueScore", "dataset": "Variants"}, {"model": "qwen2.5:14b", "avg_score": 0.02878, "metric": "BlueScore", "dataset": "Variants"}, {"model": "gpt-4o", "avg_score": 0.03254, "metric": "BlueScore", "dataset": "Variants"}, {"model": "qwen2.5:0.5b", "avg_score": 0.02928, "metric": "BlueScore", "dataset": "Duplicates"}, {"model": "qwen2.5:1.5b", "avg_score": 0.0262, "metric": "BlueScore", "dataset": "Duplicates"}, {"model": "qwen2.5:3b", "avg_score": 0.03079, "metric": "BlueScore", "dataset": "Duplicates"}, {"model": "qwen2.5:7b", "avg_score": 0.03537, "metric": "BlueScore", "dataset": "Duplicates"}, {"model": "qwen2.5:14b", "avg_score": 0.0319, "metric": "BlueScore", "dataset": "Duplicates"}, {"model": "gpt-4o", "avg_score": 0.03136, "metric": "BlueScore", "dataset": "Duplicates"}], "data-6d29977e74dbd61603d254de51d4d50a": [{"model": "qwen2.5:0.5b", "avg_score": 0.03077, "metric": "Rouge Score", "dataset": "Variants"}, {"model": "qwen2.5:1.5b", "avg_score": 0.02386, "metric": "Rouge Score", "dataset": "Variants"}, {"model": "qwen2.5:3b", "avg_score": 0.02579, "metric": "Rouge Score", "dataset": "Variants"}, {"model": "qwen2.5:7b", "avg_score": 0.02225, "metric": "Rouge Score", "dataset": "Variants"}, {"model": "qwen2.5:14b", "avg_score": 0.02565, "metric": "Rouge Score", "dataset": "Variants"}, {"model": "gpt-4o", "avg_score": 0.01271, "metric": "Rouge Score", "dataset": "Variants"}, {"model": "qwen2.5:0.5b", "avg_score": 0.09507, "metric": "Rouge Score", "dataset": "Duplicates"}, {"model": "qwen2.5:1.5b", "avg_score": 0.0876, "metric": "Rouge Score", "dataset": "Duplicates"}, {"model": "qwen2.5:3b", "avg_score": 0.09244, "metric": "Rouge Score", "dataset": "Duplicates"}, {"model": "qwen2.5:7b", "avg_score": 0.104, "metric": "Rouge Score", "dataset": "Duplicates"}, {"model": "qwen2.5:14b", "avg_score": 0.1032, "metric": "Rouge Score", "dataset": "Duplicates"}, {"model": "gpt-4o", "avg_score": 0.08241, "metric": "Rouge Score", "dataset": "Duplicates"}], "data-0806e4666d1a6b049f8d1972aa62206e": [{"model": "qwen2.5:0.5b", "avg_score": 0.1988, "metric": "Non-LLM String Similarity", "dataset": "Variants"}, {"model": "qwen2.5:1.5b", "avg_score": 0.1935, "metric": "Non-LLM String Similarity", "dataset": "Variants"}, {"model": "qwen2.5:3b", "avg_score": 0.197, "metric": "Non-LLM String Similarity", "dataset": "Variants"}, {"model": "qwen2.5:7b", "avg_score": 0.1854, "metric": "Non-LLM String Similarity", "dataset": "Variants"}, {"model": "qwen2.5:14b", "avg_score": 0.203, "metric": "Non-LLM String Similarity", "dataset": "Variants"}, {"model": "gpt-4o", "avg_score": 0.1584, "metric": "Non-LLM String Similarity", "dataset": "Variants"}, {"model": "qwen2.5:0.5b", "avg_score": 0.2123, "metric": "Non-LLM String Similarity", "dataset": "Duplicates"}, {"model": "qwen2.5:1.5b", "avg_score": 0.2054, "metric": "Non-LLM String Similarity", "dataset": "Duplicates"}, {"model": "qwen2.5:3b", "avg_score": 0.2064, "metric": "Non-LLM String Similarity", "dataset": "Duplicates"}, {"model": "qwen2.5:7b", "avg_score": 0.2038, "metric": "Non-LLM String Similarity", "dataset": "Duplicates"}, {"model": "qwen2.5:14b", "avg_score": 0.2187, "metric": "Non-LLM String Similarity", "dataset": "Duplicates"}, {"model": "gpt-4o", "avg_score": 0.1711, "metric": "Non-LLM String Similarity", "dataset": "Duplicates"}], "data-6f1ece33244101283eeb008a230ffcab": [{"model": "qwen2.5:0.5b", "avg_score": 0.1432, "metric": "LLM Semantic Similarity", "dataset": "Variants"}, {"model": "qwen2.5:1.5b", "avg_score": 0.1273, "metric": "LLM Semantic Similarity", "dataset": "Variants"}, {"model": "qwen2.5:3b", "avg_score": 0.122, "metric": "LLM Semantic Similarity", "dataset": "Variants"}, {"model": "qwen2.5:7b", "avg_score": 0.1147, "metric": "LLM Semantic Similarity", "dataset": "Variants"}, {"model": "qwen2.5:14b", "avg_score": 0.115, "metric": "LLM Semantic Similarity", "dataset": "Variants"}, {"model": "gpt-4o", "avg_score": 0.1063, "metric": "LLM Semantic Similarity", "dataset": "Variants"}, {"model": "qwen2.5:0.5b", "avg_score": 0.1004, "metric": "LLM Semantic Similarity", "dataset": "Duplicates"}, {"model": "qwen2.5:1.5b", "avg_score": 0.07645, "metric": "LLM Semantic Similarity", "dataset": "Duplicates"}, {"model": "qwen2.5:3b", "avg_score": 0.07683, "metric": "LLM Semantic Similarity", "dataset": "Duplicates"}, {"model": "qwen2.5:7b", "avg_score": 0.07504, "metric": "LLM Semantic Similarity", "dataset": "Duplicates"}, {"model": "qwen2.5:14b", "avg_score": 0.07213, "metric": "LLM Semantic Similarity", "dataset": "Duplicates"}, {"model": "gpt-4o", "avg_score": 0.06576, "metric": "LLM Semantic Similarity", "dataset": "Duplicates"}]}}
